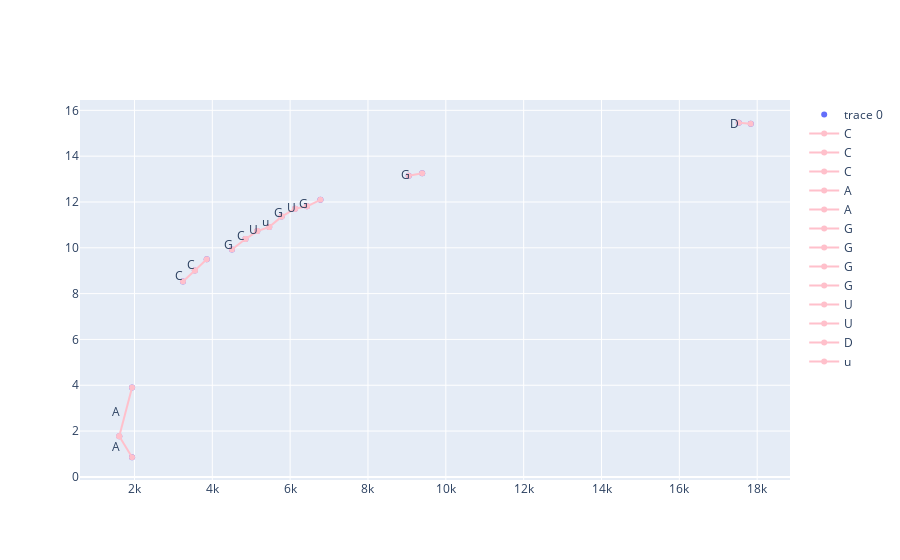

The cell this chart's notebook holds for it:
### Code cell
bcr = base_calling_random(df_fd_phe[1])
plotly_basecalling(*bcr, y='RT', annotate=False)

### Figure 1 — Plotly figure (JSON) as saved in the notebook; plotly's stock layout.template omitted (floating-point values rounded to 4 significant figures)
{"data": [{"mode": "markers", "type": "scatter", "x": [1609.0, 1938.0, 1938.0, 3246.0, 3551.0, 3857.0, 4506.0, 4851.0, 5156.0, 5462.0, 5782.0, 6127.0, 6433.0, 6778.0, 9047.0, 9392.0, 17530.0, 17830.0], "y": [1.771, 0.8571, 3.903, 8.525, 9.013, 9.504, 9.925, 10.38, 10.73, 10.91, 11.36, 11.71, 11.81, 12.1, 13.15, 13.25, 15.46, 15.42]}, {"line": {"color": "pink"}, "mode": "lines+markers", "name": "C", "type": "scatter", "x": [3246.0, 3551.0], "y": [8.525, 9.013]}, {"line": {"color": "pink"}, "mode": "lines+markers", "name": "C", "type": "scatter", "x": [3551.0, 3857.0], "y": [9.013, 9.504]}, {"line": {"color": "pink"}, "mode": "lines+markers", "name": "C", "type": "scatter", "x": [4851.0, 5156.0], "y": [10.38, 10.73]}, {"line": {"color": "pink"}, "mode": "lines+markers", "name": "A", "type": "scatter", "x": [1609.0, 1938.0], "y": [1.771, 0.8571]}, {"line": {"color": "pink"}, "mode": "lines+markers", "name": "A", "type": "scatter", "x": [1609.0, 1938.0], "y": [1.771, 3.903]}, {"line": {"color": "pink"}, "mode": "lines+markers", "name": "G", "type": "scatter", "x": [4506.0, 4851.0], "y": [9.925, 10.38]}, {"line": {"color": "pink"}, "mode": "lines+markers", "name": "G", "type": "scatter", "x": [5782.0, 6127.0], "y": [11.36, 11.71]}, {"line": {"color": "pink"}, "mode": "lines+markers", "name": "G", "type": "scatter", "x": [6433.0, 6778.0], "y": [11.81, 12.1]}, {"line": {"color": "pink"}, "mode": "lines+markers", "name": "G", "type": "scatter", "x": [9047.0, 9392.0], "y": [13.15, 13.25]}, {"line": {"color": "pink"}, "mode": "lines+markers", "name": "U", "type": "scatter", "x": [5156.0, 5462.0], "y": [10.73, 10.91]}, {"line": {"color": "pink"}, "mode": "lines+markers", "name": "U", "type": "scatter", "x": [6127.0, 6433.0], "y": [11.71, 11.81]}, {"line": {"color": "pink"}, "mode": "lines+markers", "name": "D", "type": "scatter", "x": [17530.0, 17830.0], "y": [15.46, 15.42]}, {"line": {"color": "pink"}, "mode": "lines+markers", "name": "u", "type": "scatter", "x": [5462.0, 5782.0], "y": [10.91, 11.36]}], "layout": {"annotations": [{"arrowhead": 1, "showarrow": false, "text": "C", "x": 3399.0, "xshift": -10, "y": 8.769}, {"arrowhead": 1, "showarrow": false, "text": "C", "x": 3704.0, "xshift": -10, "y": 9.258}, {"arrowhead": 1, "showarrow": false, "text": "C", "x": 5003.0, "xshift": -10, "y": 10.56}, {"arrowhead": 1, "showarrow": false, "text": "A", "x": 1774.0, "xshift": -10, "y": 1.314}, {"arrowhead": 1, "showarrow": false, "text": "A", "x": 1774.0, "xshift": -10, "y": 2.837}, {"arrowhead": 1, "showarrow": false, "text": "G", "x": 4678.0, "xshift": -10, "y": 10.15}, {"arrowhead": 1, "showarrow": false, "text": "G", "x": 5954.0, "xshift": -10, "y": 11.53}, {"arrowhead": 1, "showarrow": false, "text": "G", "x": 6605.0, "xshift": -10, "y": 11.95}, {"arrowhead": 1, "showarrow": false, "text": "G", "x": 9220.0, "xshift": -10, "y": 13.2}, {"arrowhead": 1, "showarrow": false, "text": "U", "x": 5309.0, "xshift": -10, "y": 10.82}, {"arrowhead": 1, "showarrow": false, "text": "U", "x": 6280.0, "xshift": -10, "y": 11.76}, {"arrowhead": 1, "showarrow": false, "text": "D", "x": 17680.0, "xshift": -10, "y": 15.44}, {"arrowhead": 1, "showarrow": false, "text": "u", "x": 5622.0, "xshift": -10, "y": 11.13}]}}
